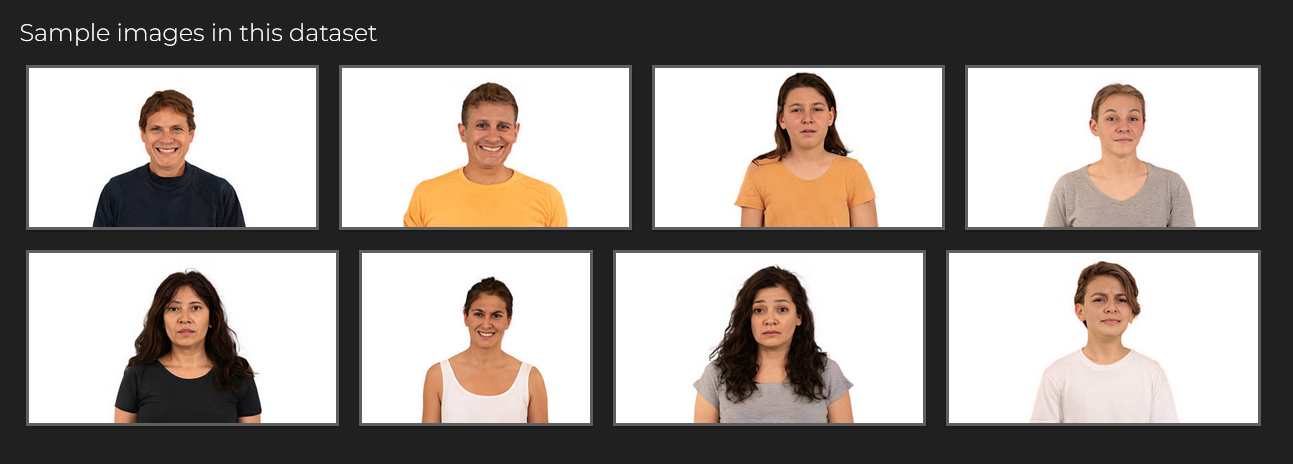
#> input picture CV-010_face_detection/assets/input.jpg, 1293 x 464 px, found by its file name
$ jupyter execute face_detection_notebook_executed.ipynb
#> lines starting #> are read from the running program, lines starting #| are printed output that depends on the picture; after the words box and inside, x2 and y2 are one past the last pixel; in counts of white or black regions, pixels touching at a corner belong together
# Детекция лиц с OpenCV
## Интерактивная демонстрация работы детектора лиц

[cell 1]
# Установка необходимых библиотек

[cell 2]
# Импорт необходимых библиотек

import pip
import cv2
import numpy as np
import matplotlib.pyplot as plt
import os

# Проверка версии OpenCV
print(f"OpenCV версия: {cv2.__version__}")

[cell 3]
# Инициализация детектора лиц
cascade_path = cv2.data.haarcascades + 'haarcascade_frontalface_default.xml'

if not os.path.exists(cascade_path):
    raise FileNotFoundError(f"Файл каскада не найден: {cascade_path}")

face_cascade = cv2.CascadeClassifier(cascade_path)

if face_cascade.empty():
    raise ValueError("Не удалось загрузить каскад Хаара")

print("Детектор лиц инициализирован успешно")

[cell 4]
# Загрузка изображения
image_path = "D:/Apps/GitHub/KSP-Hub/My-CV-Engineering-Projects/CV-010_face_detection/assets/input.jpg"

if not os.path.exists(image_path):
    raise FileNotFoundError(f"Файл изображения не найден: {image_path}")

img = cv2.imread(image_path)
#> img is the input picture: shape (464, 1293, 3); mean B, G, R 147.4, 151.7, 158.2
if img is None:
    raise ValueError("Не удалось загрузить изображение")

gray = cv2.cvtColor(img, cv2.COLOR_BGR2GRAY)
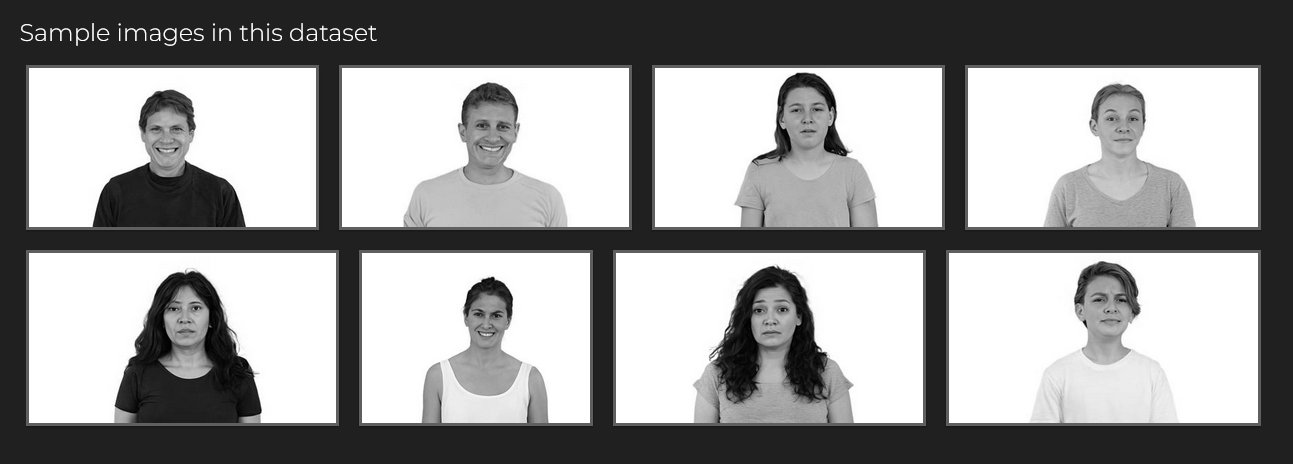
#> gray: shape (464, 1293); min 0, max 255, mean 153.2
print(f"Изображение загружено. Размер: {img.shape}")
#| Изображение загружено. Размер: (464, 1293, 3)

[cell 5]
# Детекция лиц
faces = face_cascade.detectMultiScale(
    gray,
    scaleFactor=1.10500,
    minNeighbors=5,
    minSize=(30, 30),
    flags=cv2.CASCADE_SCALE_IMAGE
)
#> faces = [[1094, 96, 57, 57], [460, 294, 54, 54], [778, 87, 58, 58], [138, 107, 57, 57], [157, 287, 58, 58], [461, 102, 62, 62], [1080, 278, 58, 58], [740, 286, 64, 64]]

print(f"Найдено {len(faces)} лиц")
#| Найдено 8 лиц
faces
#> Out has the same summary as faces

[cell 6]
# Визуализация результатов
img_result = img.copy()

for (x, y, w, h) in faces:
    cv2.rectangle(img_result, (x, y), (x+w, y+h), (255, 0, 0), 2)
    cv2.putText(img_result, f'Face', (x, y-10),
                cv2.FONT_HERSHEY_SIMPLEX, 0.5, (255, 0, 0), 1)
#> this loop made 8 passes
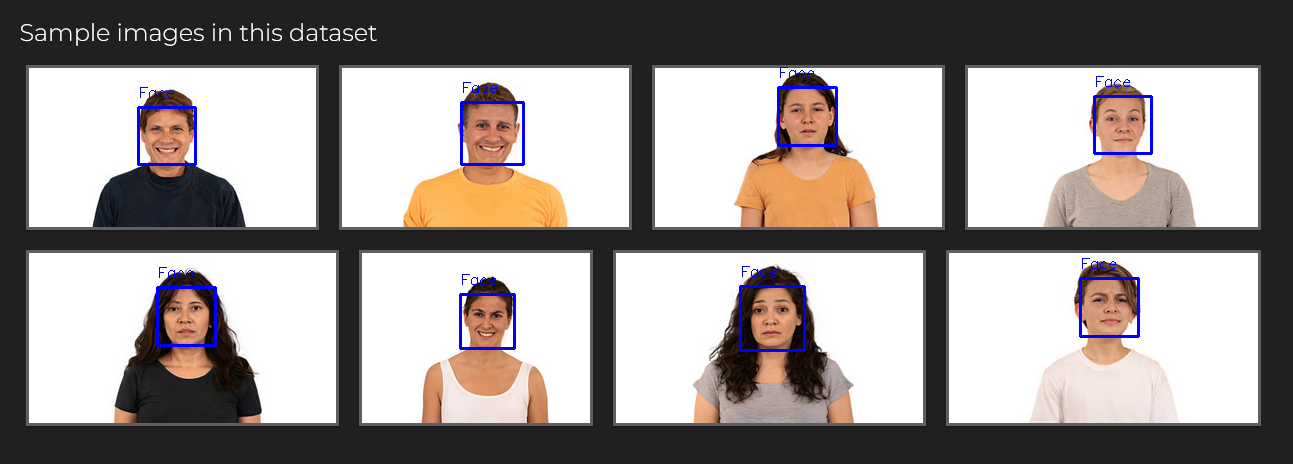
#> img_result: shape (464, 1293, 3); 1.04% of pixels changed, all inside (x1, y1, x2, y2) = (137, 67, 1153, 352)

# Отображение результата
plt.figure(figsize=(12, 8))
plt.imshow(cv2.cvtColor(img_result, cv2.COLOR_BGR2RGB))
plt.title(f"Результат детекции лиц (найдено: {len(faces)})")
plt.axis('off')
plt.show()

$ run again, with CV-010_face_detection/assets/Пример индикации ошибок при загрузке объекта.png saved as CV-010_face_detection/assets/input.jpg
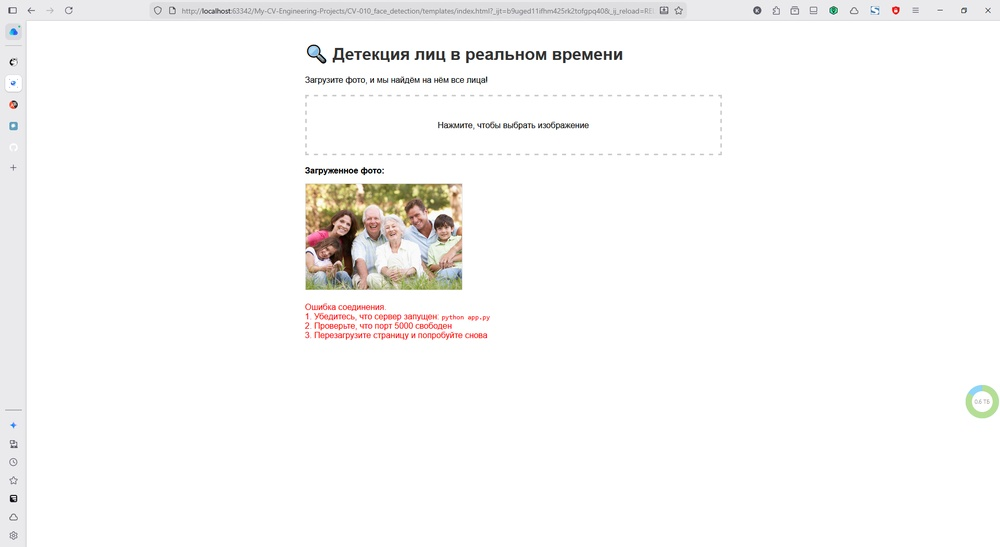
#> input picture CV-010_face_detection/assets/Пример индикации ошибок при загрузке объекта.png, 1000 x 547 px, shrunk from 1920 x 1050 before the run, found by its file name
#> img is the input picture: shape (547, 1000, 3); mean B, G, R 248, 248.7, 249.5
#> `gray = cv2.cvtColor(img, cv2.COLOR_BGR2GRAY)`:
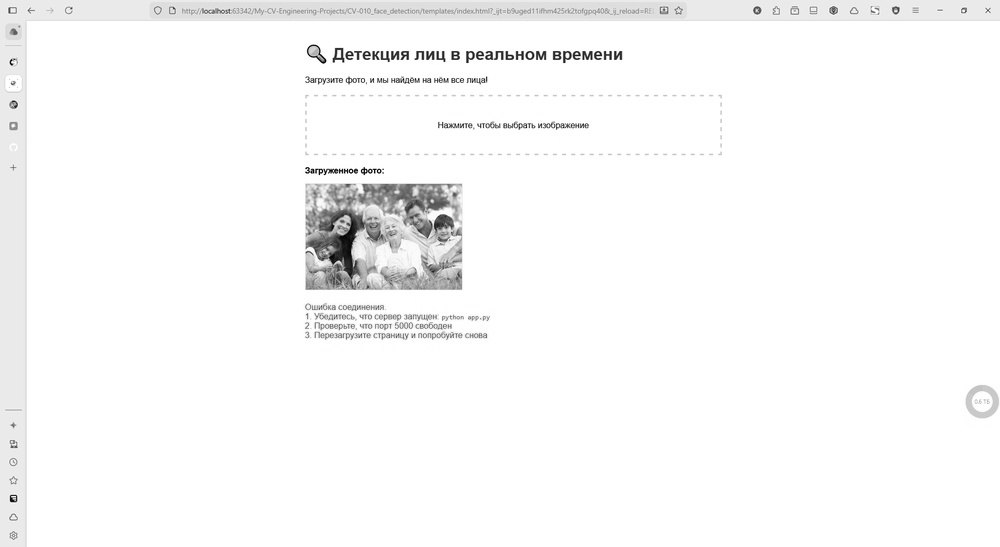
#> gray: shape (547, 1000); min 0, max 255, mean 248.9
#| Изображение загружено. Размер: (547, 1000, 3)
#> faces = ()
#| Найдено 0 лиц

$ run again, with CV-010_face_detection/assets/Пример работы с распознаванием лиц в реальном времени с помощью веб-камеры Logitech.png saved as CV-010_face_detection/assets/input.jpg
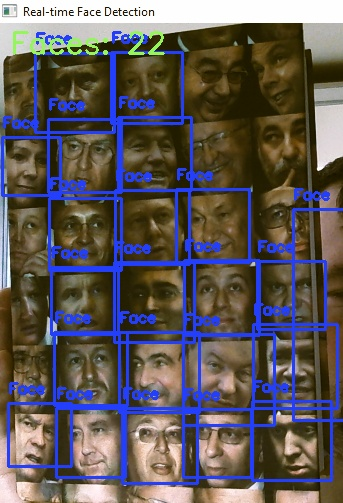
#> input picture CV-010_face_detection/assets/Пример работы с распознаванием лиц в реальном времени с помощью веб-камеры Logitech.png, 343 x 503 px, found by its file name
#> img is the input picture: shape (503, 343, 3); mean B, G, R 88.6, 88.2, 94.6
#> `gray = cv2.cvtColor(img, cv2.COLOR_BGR2GRAY)`:
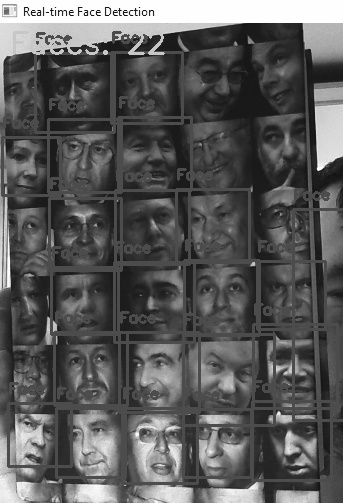
#> gray: shape (503, 343); min 13, max 255, mean 90.1
#| Изображение загружено. Размер: (503, 343, 3)
#> faces = 15 rows, first 6: [10, 404, 59, 59], [258, 260, 69, 69], [55, 408, 69, 69], [183, 409, 68, 68], [115, 55, 65, 65], [120, 193, 66, 66]
#| Найдено 15 лиц
#> Out has the same summary as faces
#> the loop `for (x, y, w, h) in faces:` made 15 passes
#> after the loop `for (x, y, w, h) in faces:`:
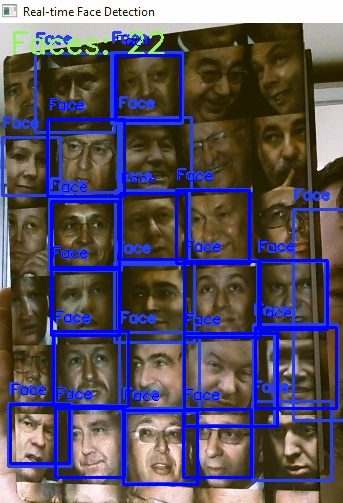
#> img_result: shape (503, 343, 3); 7.6% of pixels changed, all inside (x1, y1, x2, y2) = (9, 35, 338, 486)
